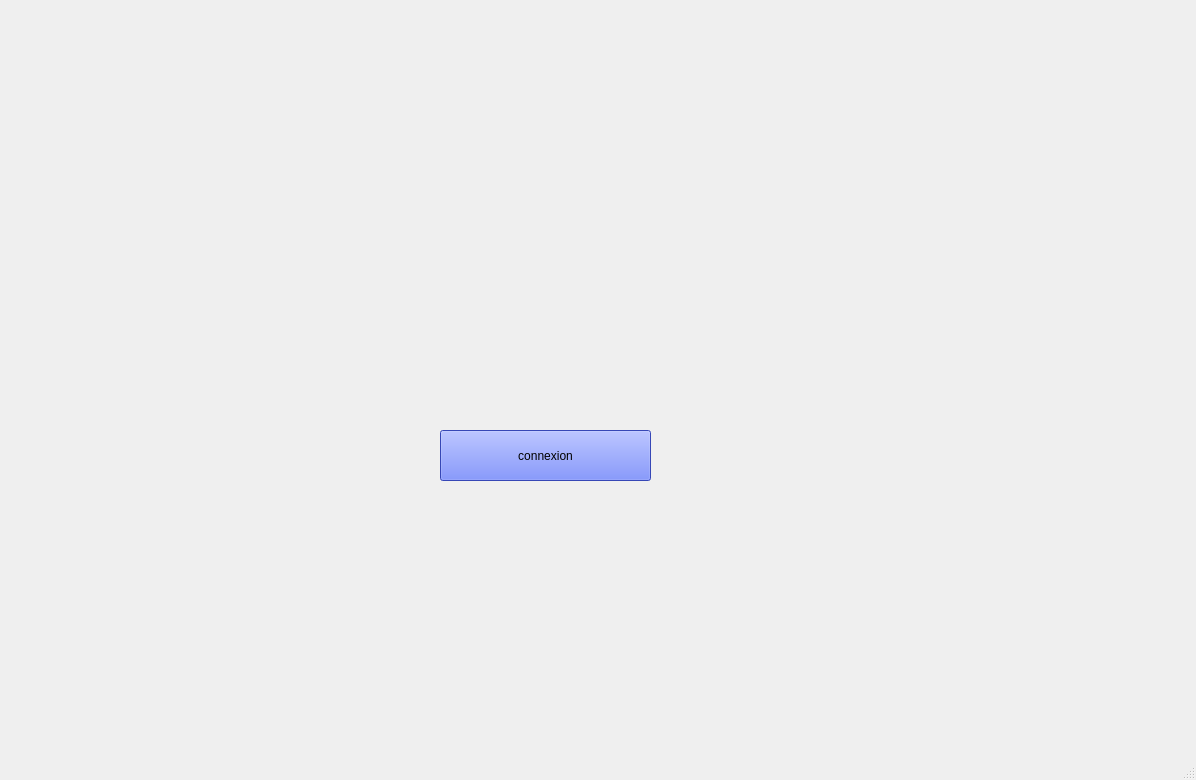
<?xml version="1.0" encoding="UTF-8"?>
<ui version="4.0">
 <class>MainWindow</class>
 <widget class="QMainWindow" name="MainWindow">
  <property name="geometry">
   <rect>
    <x>0</x>
    <y>0</y>
    <width>1196</width>
    <height>780</height>
   </rect>
  </property>
  <property name="windowTitle">
   <string>MainWindow</string>
  </property>
  <widget class="QWidget" name="centralwidget">
   <widget class="QPushButton" name="pushButton">
    <property name="geometry">
     <rect>
      <x>440</x>
      <y>430</y>
      <width>211</width>
      <height>51</height>
     </rect>
    </property>
    <property name="styleSheet">
     <string notr="true">background-color: rgb(76, 100, 255);</string>
    </property>
    <property name="text">
     <string>connexion</string>
    </property>
   </widget>
  </widget>
  <widget class="QMenuBar" name="menubar">
   <property name="geometry">
    <rect>
     <x>0</x>
     <y>0</y>
     <width>1196</width>
     <height>26</height>
    </rect>
   </property>
  </widget>
  <widget class="QStatusBar" name="statusbar"/>
 </widget>
 <resources/>
 <connections/>
</ui>
